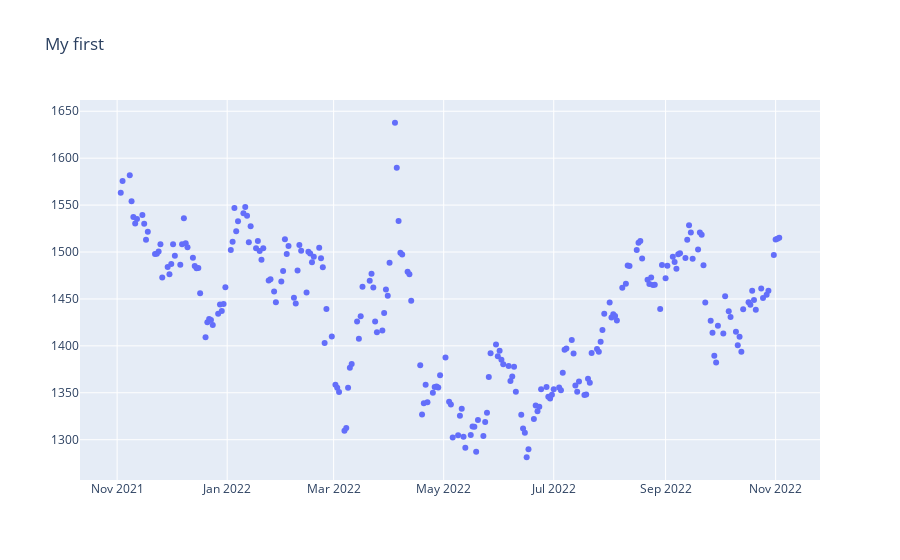

The cell this chart's notebook holds for it:
### Code cell
fig.show()

### Figure 1 — Plotly figure (JSON) as saved in the notebook; plotly's stock layout.template omitted (floating-point values rounded to 4 significant figures; data arrays with more than 128 entries replaced by an {"elided": "..."} marker saying what was removed)
{"data": [{"mode": "markers", "type": "scatter", "x": {"elided": "249 str values"}, "y": {"elided": "249 float values"}}], "layout": {"title": {"text": "My first"}}}
